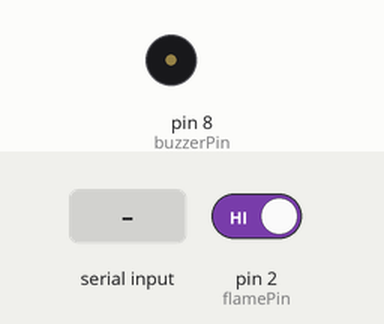
The sketch below on a simulated Arduino Uno, built with avr-gcc and run on an emulated ATmega328P. Shown: buzzer (waves = sounding, pin HIGH). The test bench sets the inputs (shaded band); at power-on: pin 2 (flamePin) HIGH. What the sketch prints to the serial monitor is not drawn.

Above: at 1.2 s.
1.3 s: "1" received over Serial
At 1.8 s:
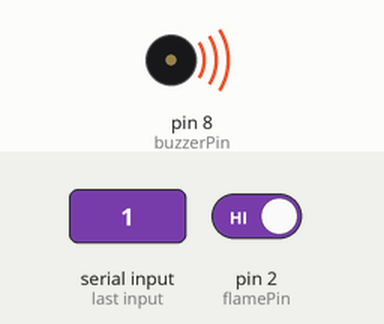
4.7 s: "0" received over Serial
At 5.7 s:
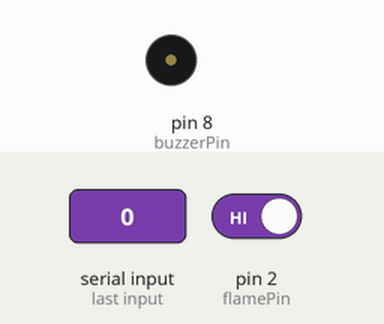
Timing chart, 0 to 7.7 s (numbered marks = the images above; inputs shaded):
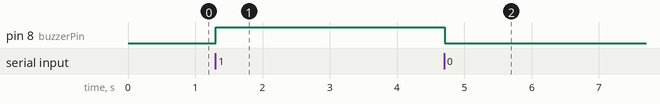

Measured:
- after the input at 1.3 s, pin 8 (buzzerPin): LOW → HIGH at once
- after the input at 4.7 s, pin 8 (buzzerPin): HIGH → LOW at once

The sketch:

sketch_dec1a.ino
```cpp
// Définition des broches
const int flamePin = 2; // Broche D0 du capteur de flamme connecté à la broche numérique 2
const int buzzerPin = 8; // Broche du buzzer connecté à la broche numérique 8

void setup() {
  pinMode(flamePin, INPUT);  // Configurer la broche du capteur de flamme comme entrée
  pinMode(buzzerPin, OUTPUT); // Configurer la broche du buzzer comme sortie
  Serial.begin(9600);        // Initialiser la communication série
}

void loop() {
  int flameState = digitalRead(flamePin); // Lire l'état du capteur (HIGH ou LOW)

  if (flameState == LOW) {  // LOW signifie que la flamme est détectée
    Serial.println("Flamme détectée !");
  } else {
    Serial.println("Pas de flamme.");
  }

  // Lire la commande envoyée par Qt pour contrôler le buzzer
  if (Serial.available() > 0) {
    char command = Serial.read(); // Lire la commande envoyée depuis Qt

    if (command == '1') {  // Si la commande est '1', allumer le buzzer
      digitalWrite(buzzerPin, HIGH);  // Activer le buzzer
    } else if (command == '0') {  // Si la commande est '0', éteindre le buzzer
      digitalWrite(buzzerPin, LOW);  // Désactiver le buzzer
    }
  }

  delay(100); // Pause pour éviter une boucle trop rapide
}
```
